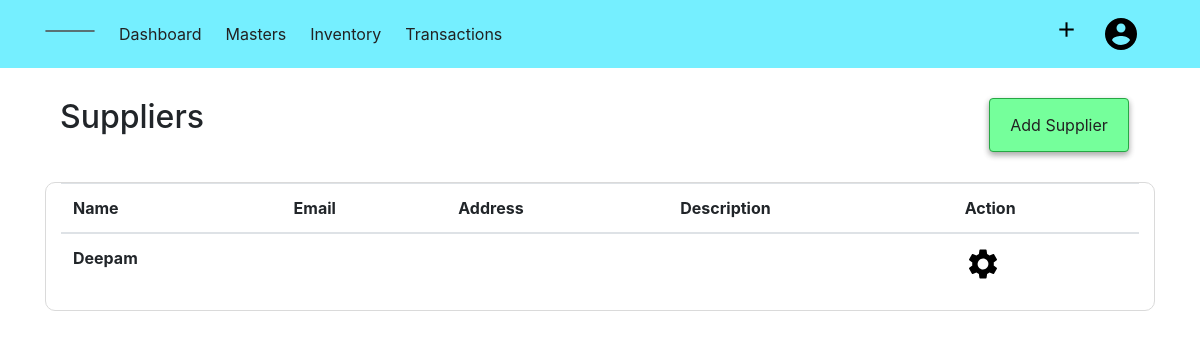
Page /supplier (signed in) on the earlier database version.
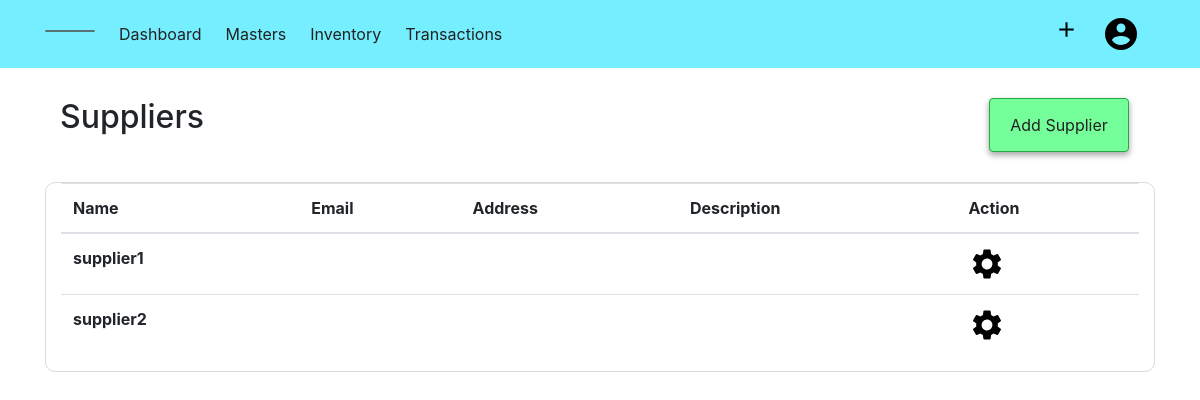
Same page on the later database version.
### acsystem/models.py (models this page shows, shortened)
class Supplier(db.Model):
    id = db.Column(db.Integer, primary_key=True)
    name = db.Column(db.String(40), nullable=False)
    first = db.Column(db.String(40))
    last = db.Column(db.String(40))
    mailingname = db.Column(db.String(40))
    address = db.Column(db.String(100))
    country = db.Column(db.String(30))
    state = db.Column(db.String(30))
    pin = db.Column(db.Integer)
    email = db.Column(db.String(50))
    phoneno = db.Column(db.Integer)
    gstno = db.Column(db.Integer)
    openingbalance = db.Column(db.Integer, default=0, nullable=False)
    currentbalance = db.Column(db.Integer, default=0, nullable=False)
    description = db.Column(db.Text)
    company_id = db.Column(db.Integer, db.ForeignKey('company.id', ondelete="CASCADE"), nullable=False)

### acsystem/supplier/routes.py (the view)
@suppliers.route('/supplier')
@login_required
def supplierlist():
    if current_user.activecompany == 0:
        flash(f"No Company is Activated! ","warning")
        return redirect(url_for('company.companies'))
    suppliers = Supplier.query.filter_by(company_id = current_user.activecompany).all()
    return render_template('suppliertemplate/supplierlist.html', title='suppliers', suppliers=suppliers)

### acsystem/models.py (called while the page is built)
@login_manager.user_loader
def load_user(user_id):
    return User.query.get(int(user_id))

### acsystem/templates/suppliertemplate/supplierlist.html
{% extends "layout.html"%}
{% block content %}
<div class="container">
    <div class="container-fluid">
        <h2 class="float-left">Suppliers</h2>
        <ul class="nav justify-content-end">
            <li class="btn btn-success">
                <a class="nav-link" href="{{ url_for('suppliers.addsupplier') }}">Add Supplier</a>
            </li>
        </ul>
    </div>
    <div class="container-fluid" style="border:1px solid rgb(218, 218, 218); border-radius:10px;">
        <table class="table table-hover">
            <thead>
                <tr>
                    <th scope="col">Name</th>
                    <th scope="col">Email</th>
                    <th scope="col">Address</th>
                    <th scope="col">Description</th>
                    <th scope="col">Action</th>
                </tr>
            </thead>
            <tbody>
                {% for supplier in suppliers %}
                <tr>
                    <th scope="row">{{supplier.name }}</th>
                    <td>{{ supplier.email }}</td>
                    <td>{{ supplier.address }}</td>
                    <td>{{ supplier.description }}</td>
                    <td>
                        <a href="{{ url_for('suppliers.showsupplier', supplier_id = supplier.id) }}">
                            <img src="{{ url_for('static',filename='images/setting.png') }}" alt="Setting">
                        </a>
                    </td>
                {% endfor %}
            </tbody>
        </table>
    </div>
</div>
{% endblock content %}

Differences in the rows shown:
removed Supplier: name "Deepam"
added Supplier: name "supplier1"
added Supplier: name "supplier2"
